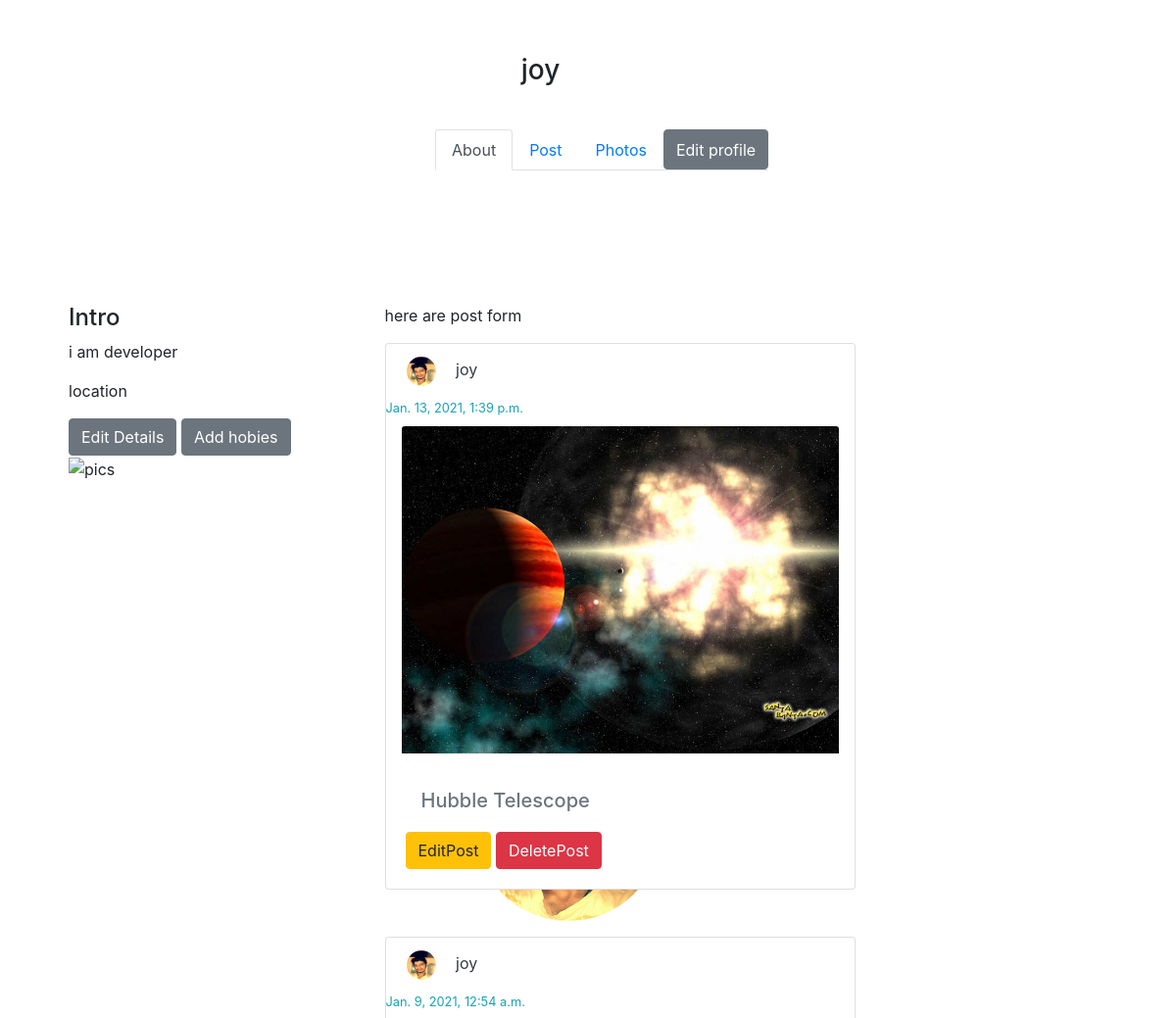
The page /profile/joy/ (middle part) on the database as committed earlier.
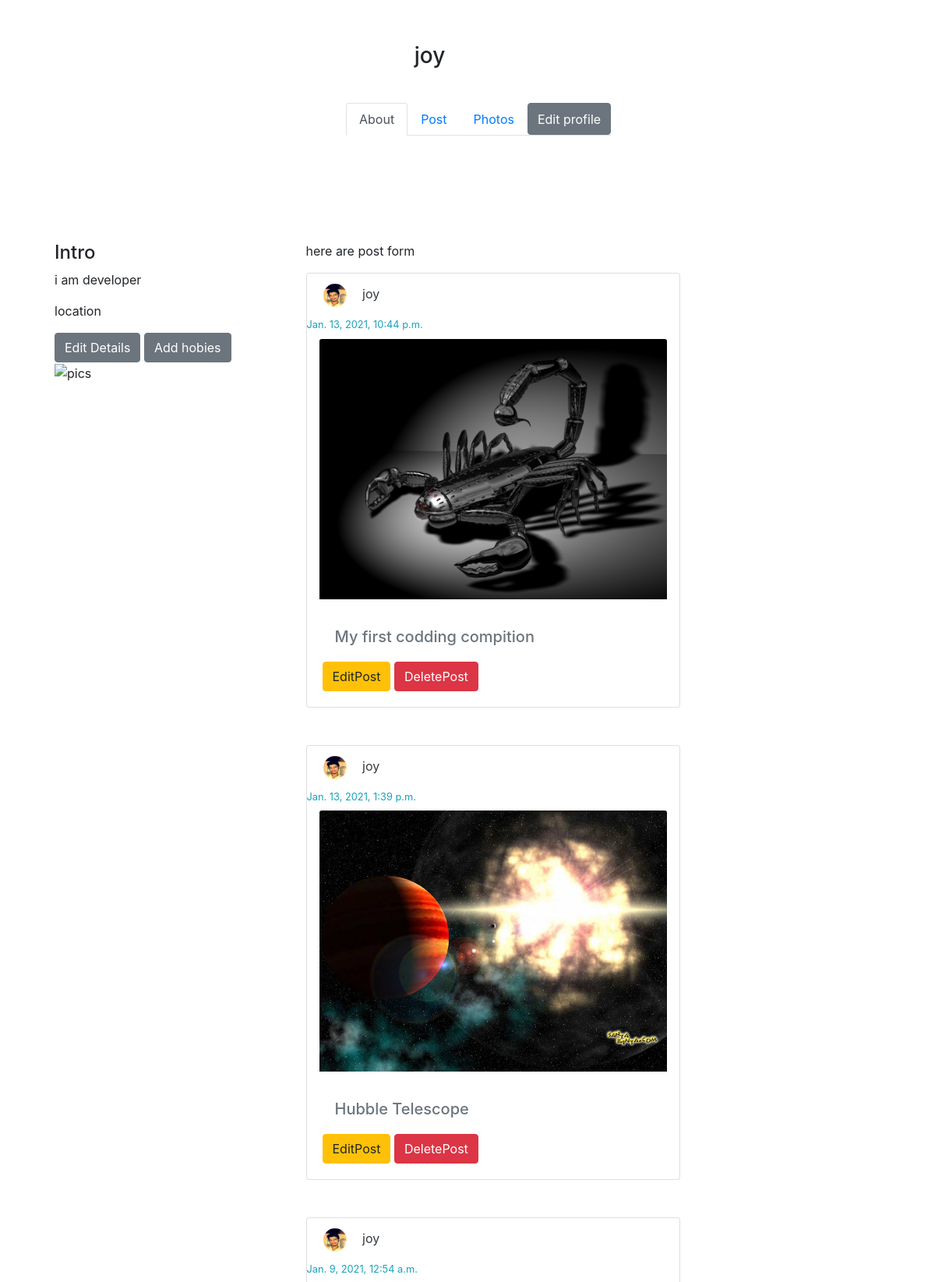
The same page on the database as committed later.
### blog/models.py (models this page shows, shortened)
class UserProfile(models.Model):
    profile_Image = models.ImageField(default="images/default_profile/default-profile.jpg", upload_to='images/profile_pic/')
    bio = models.TextField(null=True)
    user = models.OneToOneField(User, null=True, on_delete=models.CASCADE)
    cover_Image = models.ImageField(upload_to='images/cover_img/', null=True, blank=True)
    secondary_school = models.ForeignKey(SecondarySchool, null=True, blank=True, on_delete=models.DO_NOTHING)
    higher_secondary_school = models.ForeignKey(HigherSecondarySchool, null=True, blank=True, on_delete=models.DO_NOTHING)

class Post(models.Model):
    title = models.CharField(max_length=128)
    user=models.ForeignKey(User,on_delete=models.CASCADE)
    description = RichTextField(blank=True,null=True)
    creation_date = models.DateTimeField(auto_now_add=True)
    category = models.CharField(max_length=128,default="coding")
    image = models.ImageField(upload_to='images/post/', blank=True, null=True)
    like = models.ManyToManyField(User,related_name="Post")

### blog/views.py (the view)
# urls.py: path('profile/<str:pk>/',views.dashboard,name="profile"),
def dashboard(request,pk):
    dash = ProfileForm()
    chpic = ChangeProfilePicForm()
    print(pk)
    userprofile = UserProfile.objects.get(user__username=pk)
    post_data = Post.objects.filter(user__username=pk)
    context = {"posts":post_data,'dashboard':dash, 'userprofile':userprofile, 'chpic':chpic}
    return render(request,'blog/profile.html',context)

### blog/templates/blog/profile.html (shortened to what this page needs)
{% extends 'base.html' %}
{% load static %}
{% block css %}
    <link rel="stylesheet" href="{% static 'css/profile.css' %}">
    <link rel="stylesheet" href="{% static 'css/navbar.css' %}">
{% endblock %}
{% block content %}
    <main>
        <section class="user_profile" id="user_profile">
            <div>
                <div class="row">
                    <p class="h3 profile_username ">
                        {% if userprofile.user.first_name and userprofile.user.last_name %}
                            {{userprofile.user.first_name}}  {{userprofile.user.last_name}}
                        {% else %}
                            {{userprofile.user.first_name}}
                        {% endif %}
                    </p>
                </div>
                <div class="row container">
                    <ul class="nav nav-tabs">
                      <li class="nav-item">
                        <a class="nav-link active" href="#">About</a>
                      </li>
                      <li class="nav-item">
                        <a class="nav-link" href="#">Post</a>
                      </li>
                      <li class="nav-item">
                        <a class="nav-link" href="#">Photos</a>
                      </li>
                        <button type="button" class="btn btn-secondary" data-toggle="modal" data-target="#EditProfileModal">
                          Edit profile
                        </button>
                    </ul>
                </div>
                <div class="row container">
                    <div class="col-md-3 left under_nav_section">
                        <div class="row">
                            <p class="h4">Intro</p><br>
                            <div>
                                <p class="education">
                                    {{userprofile.bio|default:"no bio found <br>please write your bio"|safe}}
                                </p>
                                <p class="location">location</p>
                                <a class="btn btn-secondary text-white"> Edit Details</a>
                                <a class="btn btn-secondary text-white"> Add hobies</a>
                                <div class="row photo_section">
                                    <div class="col-md-4">
                                        <img src="" alt="pics">
                                    </div>
                                </div>
                            </div>
                        </div>
                    </div>
                    <div class="col-md-4 under_nav_section">
                        <form action="" method="POST">
                            <p>here are post form</p>
                        </form>
                        {% if posts %}
                        {% for post in posts reversed %}
                        <div class="card mb-5" style="width: 30rem;">
                            <a href="#user_profile" class="nav-link alert text-dark mb-0">
                                <img src="/media/{{post.user.userprofile.profile_Image}}" width="30px" height="30px" id="profilepic" alt="dp" class="mr-3 rounded-circle">
                                {% if post.user.first_name %}
                                    {{post.user.first_name}} {{post.user.last_name}}
                                {% else %}
                                    {{post.user}}
                                {% endif %}
                            </a>
                            <small class="text-info">{{post.creation_date}}</small>
                            <a href="{% url 'blog:postdetail' post.id %}" class="nav-link text-secondary">
                                {% if post.image %}
                                    <img src="/media/{{post.image}}" class="card-img-top h-25" alt="...">
                                {% endif %}
                              <div class="card-body">
                                <h5 class="card-title">{{post.title}}</h5>
                                <a class="btn btn-warning" href="{% url 'blog:edit_post' post.pk %}">EditPost</a>
                                  <a class="btn btn-danger" href="{% url 'blog:edit_post' post.pk %}" data-toggle="modal" data-target="#deleteModal">DeletePost</a>
                              </div>
                            </a>
                        </div>
                        {% endfor %}
                        {% else %}
                        <p class="text-muted offset-3"> Create you first post</p>
                        {% endif %}
                    </div>
                </div>
            </div>
        </section>
    </main>
{% endblock %}

### templates/base.html (shortened to what this page needs)
<!doctype html>
{% load static %}
<html lang="en">
  <head>
    <link rel="stylesheet" href="https://stackpath.bootstrapcdn.com/bootstrap/4.3.1/css/bootstrap.min.css">
    <link rel="stylesheet" href="https://rawgit.com/enyo/dropzone/master/dist/dropzone.css">
    <link rel="stylesheet" href="{% static 'css/master.css' %}">
      {% block css %}
      {% endblock %}
  </head>
  <body>
  {% block content %}
    {% endblock %}
  </body>
</html>

### staticfiles/css/master.css (style rules this page uses)
* { margin:0; padding:0; box-sizing:border-box; }

### blog/static/css/profile.css (style rules this page uses)
.user_profile .row .profile_username { margin-left:45%; margin-top:5%; }
.user_profile .row .nav-tabs { margin-left:40%; }
.user_profile .row .under_nav_section { transform:translateY(100px) translateX(100px); }
.user_profile .row .left { transform:translateY(100px) translateX(70px); }
.row { margin-right:0; margin-bottom:3%; }

Rows that differ between the two databases and show on the page:
added Post: user.userprofile.profile_Image (picture), user.first_name "joy", creation_date "Jan. 13, 2021, 10:44 p.m.", image (picture), title "My first codding compition"
